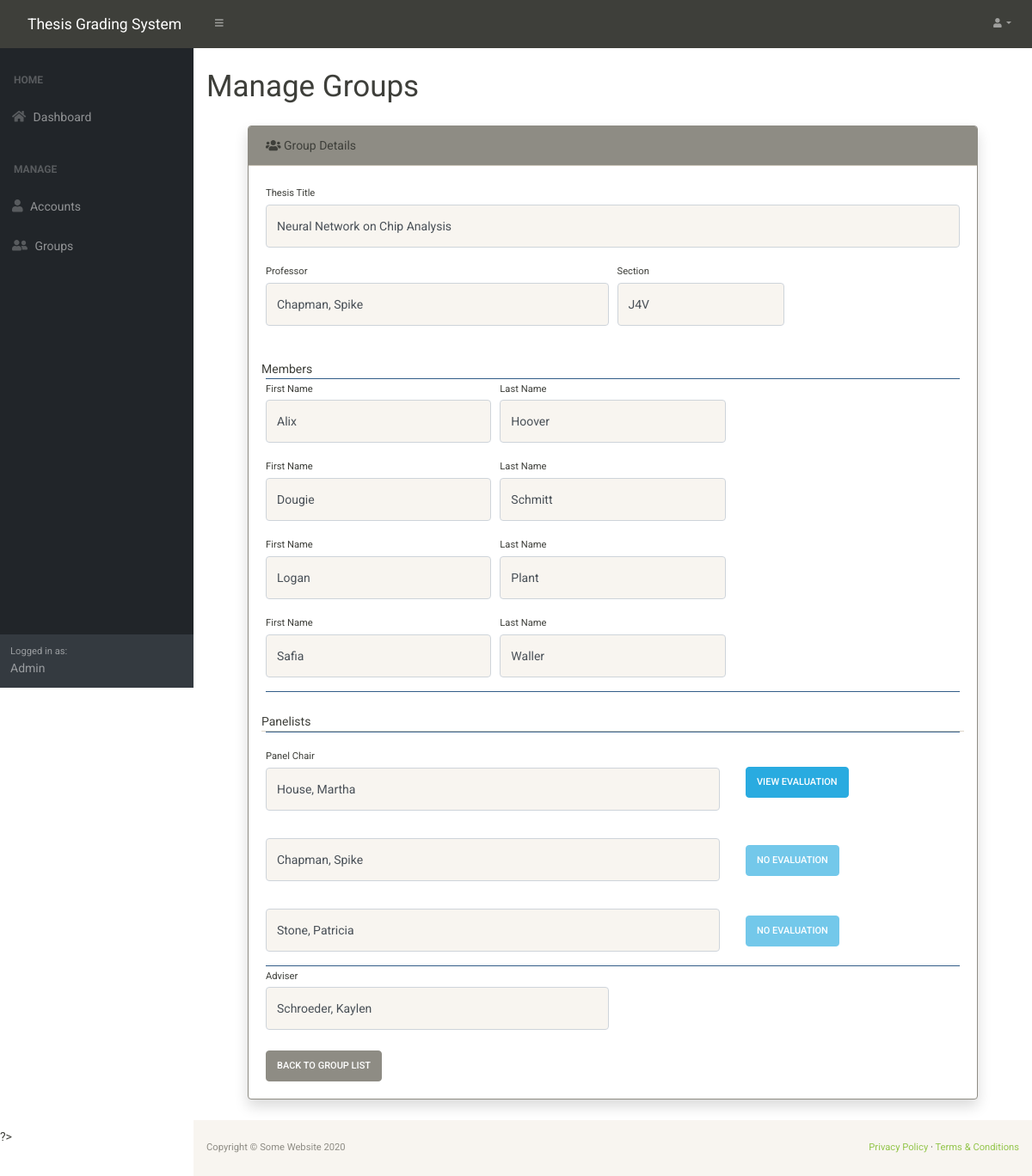
/GroupSummary/ViewGroupSummary.php?id=19 (signed in), run on the app's committed database.
### tables this page shows
CREATE TABLE `groups` (
  `Id` int(11) NOT NULL,
  `Thesis_Title` varchar(255) DEFAULT NULL,
  `Section` varchar(3) NOT NULL
);

CREATE TABLE `accounts` (
  `Id` int(11) NOT NULL,
  `Username` varchar(255) NOT NULL,
  `Password` varchar(40) NOT NULL,
  `Firstname` varchar(255) NOT NULL,
  `Lastname` varchar(255) NOT NULL,
  `Role_Id` int(11) NOT NULL
);

CREATE TABLE `students` (
  `Id` int(11) NOT NULL,
  `Firstname` varchar(255) NOT NULL,
  `Lastname` varchar(255) NOT NULL,
  `Group_Id` int(11) NOT NULL
);

### Backend/classes/DBHandler.php (called while the page is built, shortened)
<?php
require_once("Account.php");
require_once("Student.php");
require_once("Group.php");
class DBHandler
{
	static private $server = "localhost";
	static private $s_username = "root";
	static private $s_pass = "";
	static private $dbName = "thesis-grading-system-db";
	public static function GetGroup($id){
		$connection = new mysqli(self::$server, self::$s_username, self::$s_pass, self::$dbName);
		$stmt = $connection->prepare("SELECT *  FROM Groups WHERE Id = ?");
		$stmt->bind_param('d', $id);
		$stmt->execute();
		$res = $stmt->get_result();
		if($res->num_rows > 0){
			$row = $res->fetch_assoc();
			$id = $row['Id'];
			$title = $row['Thesis_Title'];
			$section = $row['Section'];
			$group = Group::Create($id, $title, $section);
			return $group;
		}
		else{
			return NULL;
		}
	}
	public static function GetGroupFaculty($groupId, $facultyId){
		$connection = new mysqli(self::$server, self::$s_username, self::$s_pass, self::$dbName);
		$stmt = $connection->prepare("SELECT Accounts.*  FROM Faculty_Assignment INNER JOIN Accounts ON Faculty_Assignment.Account_ID = Accounts.Id WHERE Group_Id = ? AND Faculty_Type_Id = ?");
		$stmt->bind_param("dd", $groupId, $facultyId);
		$stmt->execute();
		$res = $stmt->get_result();
		if($res->num_rows > 0){
			$faculty = array();
			while($row = $res->fetch_assoc()){
				$id = $row['Id'];
				$firstname = $row['Firstname'];
				$lastname = $row['Lastname'];
				$username = $row['Username'];
				$roleId = $row['Role_Id'];
				array_push($faculty, Account::CreateAccountWithInfo($id, $firstname, $lastname, $username, $roleId));
			}
			return $faculty;
		}
		else{
			return NULL;
		}
	}
	public static function GetGroupMembers($groupId){
		$connection = new mysqli(self::$server, self::$s_username, self::$s_pass, self::$dbName);
		$stmt = $connection->prepare("SELECT *  FROM Students WHERE Group_Id = ? ORDER BY Firstname");
		$stmt->bind_param("d", $groupId);
		$stmt->execute();
		$res = $stmt->get_result();
		if($res->num_rows > 0){
			$students = array();
			while($row = $res->fetch_assoc()){
				$id = $row['Id'];
				$firstname = $row['Firstname'];
				$lastname = $row['Lastname'];
				$groupid = $row['Group_Id'];
				array_push($students, Student::Create($id, $firstname, $lastname, $groupid));
			}
			return $students;
		}
		else{
			return NULL;
		}
	}
	public static function IsEvaluated($id, $groupid){
		$connection = new mysqli(self::$server, self::$s_username, self::$s_pass, self::$dbName);
		$stmt = $connection->prepare("SELECT COUNT(*) as Total FROM Grades WHERE Group_Id = ? AND Panelist_Id = ?");
		$stmt->bind_param("dd", $groupid, $id);
		$stmt->execute();
		$result = $stmt->get_result();
		$evaluated = false;
		if($result->num_rows > 0){
			$row = $result->fetch_assoc();
			if($row["Total"] > 0)
				$evaluated = true;
		}
		else
			die("Count Failed");
		return $evaluated;
	}
}
?>

### Backend/classes/Group.php (called while the page is built, shortened)
<?php
class Group{
	public static function Create($_id, $_title, $_section){
		$g = new Group();
		$g->id = $_id;
		$g->title = $_title;
		$g->section = $_section;
		return $g;
	}
}
?>

### Backend/classes/Account.php (called while the page is built, shortened)
<?php
class Account{
	public static function CreateAccountWithInfo($_id, $_firstname, $_lastname, $_username,$_roleId){
		$instance = new Account();
		$instance->id = $_id;
		$instance->firstname = $_firstname;
		$instance->lastname = $_lastname;
		$instance->username = $_username;
		$instance->roleid = $_roleId;
		return $instance;
	}
}
?>

### Backend/classes/Student.php (called while the page is built, shortened)
<?php
class Student{
	public static function Create($_id, $_firstname,$_lastname, $_groupid){
		$s = new Student();
		$s->id = $_id;
		$s->firstname = $_firstname;
		$s->lastname = $_lastname;
		$s->groupid = $_groupid;
		return $s;
	}
}
?>

### GroupSummary/ViewGroupSummary.php (the view, shortened to what this page needs)
<?php
require_once("../Backend/classes/Account.php");
require_once("../Backend/classes/DBHandler.php");
require_once("../Backend/classes/Group.php");
require_once("../Backend/classes/Student.php");
$group = DBHandler::GetGroup($_GET['id']);
$panelChair = DBHandler::GetGroupFaculty($_GET['id'], 2);
$panels = DBHandler::GetGroupFaculty($_GET['id'], 3);
$students = DBHandler::GetGroupMembers($_GET['id']);
$adviser = DBHandler::GetGroupFaculty($_GET['id'], 1);
$prof = DBHandler::GetGroupFaculty($_GET['id'], 4);
?>
<!DOCTYPE html>
<html lang="en">
    <head>
        <link href="../css/styles.css" rel="stylesheet" />
        <link href="../css/bootstrap-sandstone.min.css" rel="stylesheet" />
    </head>
    <body class="sb-nav-fixed">
         <?php include("../PartialViews/Navbar.php")?>
        <div id="layoutSidenav">
            <?php include("../PartialViews/SideNav.php");?>
            <div id="layoutSidenav_content">
                <main>
                    <div class="container-fluid">
                        <h1 class="mt-4">Manage Groups</h1>
                         <div class="card my-4 mx-5 shadow border-secondary">
                            <div class="card-header bg-secondary"><i class="fas fa-users"></i> Group Details</div>
                            <div class="card-body">
                                <div>
                                        <div class="form-group"><label class="small mb-1">Thesis Title</label><input class="form-control py-4" type="text" value = "<?=htmlspecialchars($group->title)?>" disabled/></div>
                                        <div class = 'form-row align-items-center'>
                                            <div class = 'col-md-6'>
                                                <div class="form-group">
                                                    <label class="small mb-1" for="inputUsername">Professor</label>
                                                    <input class="form-control py-4" type="text" value = "<?=htmlspecialchars($prof[0]->lastname.', '.$prof[0]->firstname)?>" disabled/>
                                                </div>
                                            </div>
                                            <div class = 'col-md-3'>
                                                <div class="form-group"><label class="small mb-1" for="inputSection">Section</label><input class="form-control py-4" id="inputSection" type="text" value = "<?=htmlspecialchars($group->section)?>"disabled/></div>
                                            </div>
                                        </div>
                                        <div class="form-row mt-4">Members</div>
                                        <div class="border-top border-bottom border-primary" id="memberContainer">
                                            <?php foreach($students as $s){ ?>
                                                <div class = 'form-row align-items-center'>
                                                    <div class="col-md-4">
                                                        <div class="form-group">
                                                            <label class="small mb-1" for="inputFirstName">First Name</label>
                                                            <input class="form-control py-4" id="inputFirstName" type="text" value = "<?=htmlspecialchars($s->firstname)?>" disabled />
                                                        </div>
                                                    </div>
                                                    <div class="col-md-4">
                                                        <div class="form-group">
                                                            <label class="small mb-1" for="inputLastName">Last Name</label>
                                                            <input class="form-control py-4" id="inputLastName" type="text" value="<?=htmlspecialchars($s->lastname)?>" disabled />
                                                        </div>
                                                    </div>
                                                </div>
                                            <?php } ?>
                                        </div>
                                        <div class="form-row mt-4 border-bottom">Panelists</div>
                                        <div class="border-top border-bottom border-primary">
                                            <div class="form-group pt-3">
                                                <div class="row">
                                                    <div class = "col-md-8">
                                                        <label class = 'small mb-1'>Panel Chair</label>
                                                        <input class="form-control py-4" id="inputFirstName" type="text" placeholder="Enter first name" value = "<?= $panelChair[0]->lastname.', '.$panelChair[0]->firstname?>" disabled />
                                                    </div>
                                                    <div class = "col-md-4 pt-4">
                                                        <?php if(DBHandler::IsEvaluated($panelChair[0]->id, $_GET["id"])) {?>
                                                            <a class = "btn btn-info" href="ViewEvaluation.php?groupid=<?=$_GET['id']?>&panelid=<?=$panelChair[0]->id?>">View Evaluation</a>
                                                        <?php }else{?>
                                                            <a class = "btn btn-info disabled" role="button">No Evaluation</a>
                                                        <?php }?>
                                                    </div>
                                                </div>
                                            </div>
                                            <?php foreach ($panels as $p){ ?>
                                                <div class="form-group pt-3">
                                                    <div class="row">
                                                        <div class="col-md-8">
                                                            <input class="form-control py-4" id="inputFirstName" type="text" placeholder="Enter first name" value = "<?= $p->lastname.', '.$p->firstname?>" disabled />
                                                        </div>
                                                        <div class = "col-md-4 pt-2">
                                                            <?php if(DBHandler::IsEvaluated($p->id, $_GET["id"])) {?>
                                                                <a class = "btn btn-info" href="ViewEvaluation.php?groupid=<?=$_GET['id']?>&panelid=<?=$p->id?>" >View Evaluation</a>
                                                            <?php }else{?>
                                                                <a class = "btn btn-info disabled" role="button">No Evaluation</a>
                                                            <?php }?>
                                                        </div>
                                                    </div>
                                                </div>
                                            <?php } ?>
                                        </div>
                                        <div class="form-group">
                                            <div class = 'form-row align-items-center'>
                                                <div class = 'col-md-6'>
                                                    <label class="small mb-1" for="inputUsername">Adviser</label>
                                                    <input class="form-control py-4" id="inputFirstName" type="text" placeholder="Enter first name" value = "<?=$adviser[0]->lastname . ', '.$adviser[0]->firstname?>" disabled />
                                                </div>
                                            </div>
                                        </div>
                                        <div class="form-group mt-4 mb-0">
                                            <a class="btn btn-secondary" role="button" href="FacultySummary.php">Back to group list</a>
                                        </div>
                                </div>
                            </div>
                        </div>
                    </div>
                </main>
                <?php include("../PartialViews/Footer.php"); ?>
            </div>
        </div>
    </body>
</html>

### data on the page
groups: Thesis_Title "Neural Network on Chip Analysis", Section "J4V"
accounts: Lastname+Firstname "Chapman, Spike"
students: Firstname "Alix", Lastname "Hoover"
students: Firstname "Dougie", Lastname "Schmitt"
students: Firstname "Logan", Lastname "Plant"
students: Firstname "Safia", Lastname "Waller"
accounts: Lastname+Firstname "House, Martha"
accounts: Lastname+Firstname "Stone, Patricia"
accounts: Lastname+Firstname "Schroeder, Kaylen"

### other printed values
$_SESSION["Account"]->rolename "Admin"
